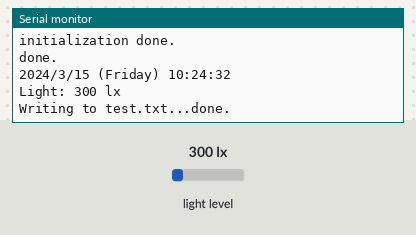
This sketch was run on a simulated ESP8266 (NodeMCU). On the bench: the last lines printed to the serial monitor. The test bench sets the inputs (shaded band); at power-on: light level 300 lx. The local clock reads 2024-03-15 10:24:30 at power-on unless the sketch sets it; storage starts empty.

Above: at 3.2 s.
3.3 s: light level set to 40 lx
At 7.7 s:
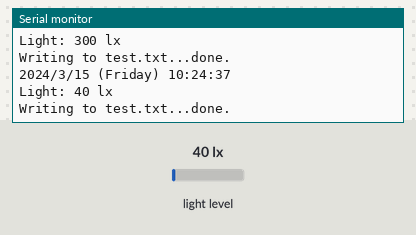
8.9 s: light level set to 500 lx
At 13.2 s:
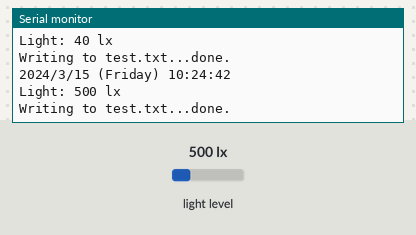
Timing chart, 0 to 14.7 s (numbered marks = the images above; inputs shaded):
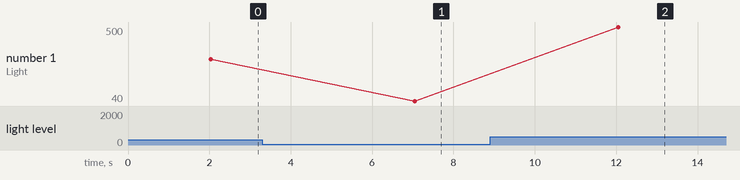

The sketch:

ESP-RTC-SD.ino
```cpp
/*


 ** SDA   -   pin D1
 ** SCL   -   pin D2


 ** CLK   -   pin D5
 ** MISO  -   pin D6
 ** MOSI  -   pin D7
 ** CS    -   pin D8


*/

#include <SPI.h>
#include <SD.h>
#include <Wire.h>
#include <BH1750.h>
#include "RTClib.h"

BH1750 lightMeter;
RTC_DS1307 rtc;

File myFile;


char daysOfTheWeek[7][12] = {"Sunday", "Monday", "Tuesday", "Wednesday", "Thursday", "Friday", "Saturday"};


void setup()
{
  Serial.begin(9600);
  while (!Serial) {
    ; // wait for serial port to connect. Needed for Leonardo only
  }

  Wire.begin(D1, D2);
  lightMeter.begin();

  rtc.begin();
  //rtc.adjust(DateTime(F(__DATE__), F(__TIME__)));


  if (!SD.begin(D8)) {
    Serial.println("initialization failed!");
    return;
  }
  Serial.println("initialization done.");


  myFile = SD.open("test.csv", FILE_WRITE);
  if (myFile) {
    myFile.println("Date, Time, Light");
    myFile.close();
    Serial.println("done.");
  } else {
    Serial.println("error opening test.txt");
  }
  delay(2000);
}

void loop()
{
  DateTime now = rtc.now();
  Serial.print(now.year(), DEC);
  Serial.print('/');
  Serial.print(now.month(), DEC);
  Serial.print('/');
  Serial.print(now.day(), DEC);
  Serial.print(" (");
  Serial.print(daysOfTheWeek[now.dayOfTheWeek()]);
  Serial.print(") ");
  Serial.print(now.hour(), DEC);
  Serial.print(':');
  Serial.print(now.minute(), DEC);
  Serial.print(':');
  Serial.print(now.second(), DEC);
  Serial.println();


  uint16_t lux = lightMeter.readLightLevel();
  Serial.print("Light: ");
  Serial.print(lux);
  Serial.println(" lx");


  myFile = SD.open("test.csv", FILE_WRITE);
  if (myFile) {
    Serial.print("Writing to test.txt...");
    myFile.print(now.day()); myFile.print("/");
    myFile.print(now.month()); myFile.print("/");
    myFile.print(now.year()); myFile.print(",");
    myFile.print(now.hour()); myFile.print(":");
    myFile.print(now.minute()); myFile.print(":");
    myFile.print(now.second()); myFile.print(",");
    myFile.print(lux);
    myFile.println("");
    myFile.close();
    Serial.println("done.");
  } else {
    Serial.println("error opening test.txt");
  }

  delay(5000);

}
```

Measured:
- after the input at 3.3 s, the serial monitor: prints a new line after 3.7 s (image 1)
- after the input at 8.9 s, the serial monitor: prints a new line after 3.2 s (image 2)
- plotted number 1: 300 → 40 after the input at 3.3 s, 40 → 500 after the input at 8.9 s
